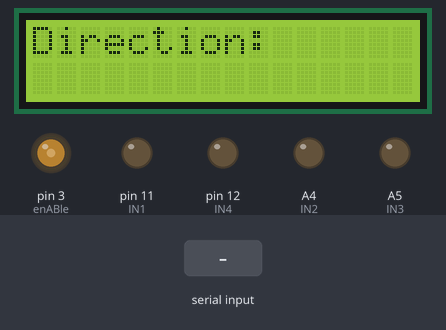
Simulated run of this sketch. Board: Arduino Uno, built with avr-gcc and run on an emulated ATmega328P. On the bench: 16×2 character LCD, output pins drawn as LEDs (lit = HIGH). The inputs (shaded band) are chosen by the test bench.

Above: at 1.2 s.
1.3 s: "F" received over the second serial link
At 2.2 s:
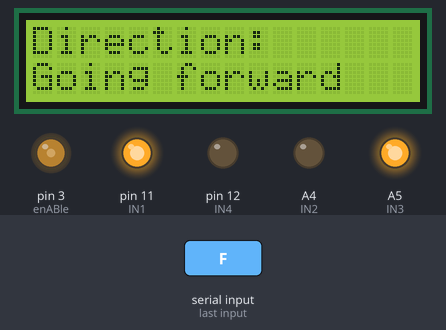
2.8 s: "G" received over the second serial link
At 3.3 s:
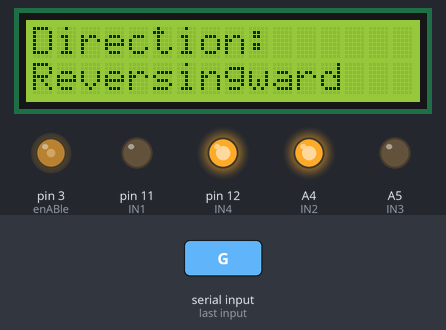
4.3 s: "L" received over the second serial link
At 5.5 s:
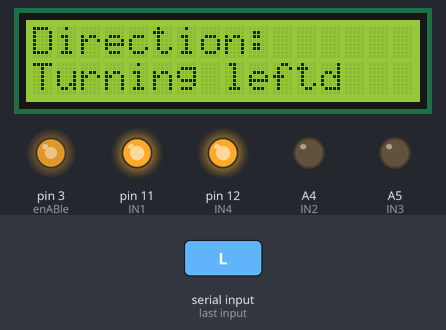
5.8 s: "R" received over the second serial link
At 7.0 s:
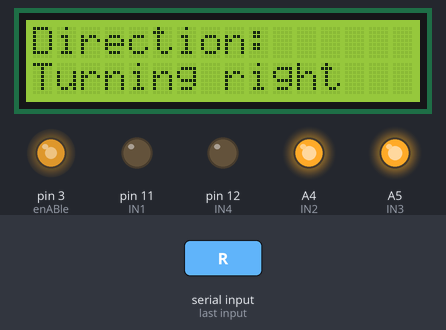
7.3 s: "S" received over the second serial link
At 8.2 s:
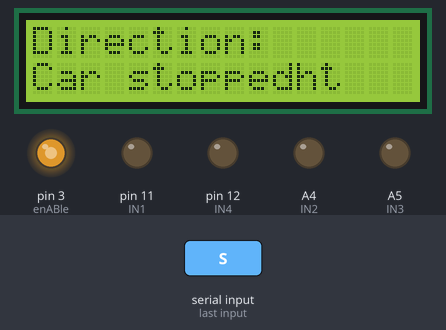
8.8 s: "G" received over the second serial link
At 9.4 s:
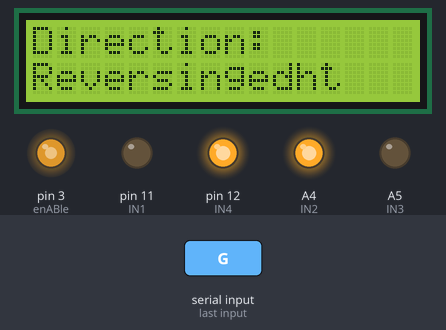
Timing chart, 0 to 11.3 s (numbered marks = the images above; inputs shaded):
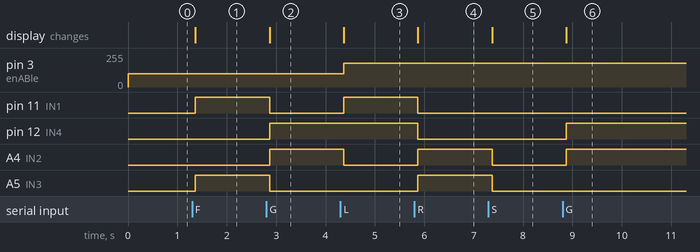

Measured:
- after the input at 1.3 s, pin 11 (IN1), A5 (IN3): LOW → HIGH after 0.07 s; the display: changes after 0.07 s (image 1)
- after the input at 2.8 s, pin 11 (IN1), A5 (IN3): HIGH → LOW after 0.07 s; pin 12 (IN4), A4 (IN2): LOW → HIGH after 0.07 s; the display: changes after 0.07 s (image 2)
- after the input at 4.3 s, pin 3 (enABle): 100/255 → 180/255 after 0.07 s; pin 11 (IN1): LOW → HIGH after 0.07 s; A4 (IN2): HIGH → LOW after 0.07 s; the display: changes after 0.07 s (image 3)
- after the input at 5.8 s, pin 11 (IN1), pin 12 (IN4): HIGH → LOW after 0.07 s; A4 (IN2), A5 (IN3): LOW → HIGH after 0.07 s; the display: changes after 0.07 s (image 4)
- after the input at 7.3 s, A4 (IN2), A5 (IN3): HIGH → LOW after 0.07 s; the display: changes after 0.07 s (image 5)
- after the input at 8.8 s, pin 12 (IN4), A4 (IN2): LOW → HIGH after 0.08 s; the display: changes after 0.08 s (image 6)

The sketch:

projectwk3_hc05_btcar.ino
```cpp
#include <SoftwareSerial.h>
#include <LiquidCrystal.h>

SoftwareSerial bt(0,1);//RX, TX

const int IN2 = A4;
const int IN1 = 11;
const int IN3 = A5;
const int IN4 = 12;
const int enABle = 3;

//initialise the lcd pins
LiquidCrystal lcd(8, 9, 4, 5, 6, 7);

void setup() {
  // put your setup code here, to run once
  Serial.begin(9600);
  bt.begin(9600);
  pinMode(enABle, OUTPUT);
  pinMode(IN1, OUTPUT);
  pinMode(IN2, OUTPUT);
  pinMode(IN3, OUTPUT);
  pinMode(IN4, OUTPUT);
  digitalWrite(IN1, LOW);
  digitalWrite(IN2, LOW);
  digitalWrite(IN3, LOW);
  digitalWrite(IN4, LOW);
  analogWrite(enABle, 100);

  lcd.begin(16,2);
  lcd.print("Direction:");
}

void loop() {
  // put your main code here, to run repeatedly:
  if (bt.available() > 0){
    char data = bt.read();
    processCommand(data);
  }
  delay(100);//implement delays in the code to smoothen the steering process
}


void forward(){
  lcd.setCursor(0,1);
  lcd.print("Going forward");
  digitalWrite(IN1, HIGH);
  digitalWrite(IN2, LOW);
  digitalWrite(IN3, HIGH);
  digitalWrite(IN4, LOW);
}

void backward(){
  lcd.setCursor(0,1);
  lcd.print("Reversing");
  digitalWrite(IN2, HIGH);
  digitalWrite(IN1, LOW);
  digitalWrite(IN4, HIGH);
  digitalWrite(IN3, LOW);
}

void left(){
  lcd.setCursor(0,1);
  lcd.print("Turning left");
  analogWrite(enABle, 180);
  digitalWrite(IN1, HIGH);
	digitalWrite(IN2, LOW);
	digitalWrite(IN3, LOW);
	digitalWrite(IN4, HIGH);
}

void right(){
  lcd.setCursor(0,1);
  lcd.print("Turning right");
  analogWrite(enABle, 180);
  digitalWrite(IN1, LOW);
	digitalWrite(IN2, HIGH);
	digitalWrite(IN3, HIGH);
	digitalWrite(IN4, LOW);
}
void stop(){
  lcd.setCursor(0,1);
  lcd.print("Car stopped");
  digitalWrite(IN1, LOW);
  digitalWrite(IN2, LOW);
  digitalWrite(IN3, LOW);
  digitalWrite(IN4, LOW);
}

void processCommand(char data){
  switch (data){
      case 'F':
        forward();
        break;
      case 'G':
        backward();
        break;
      case 'L':
        left();
        break;
      case 'R':
        right();
        break;
      case 'S':
        stop();
        break;
    }
}
```
